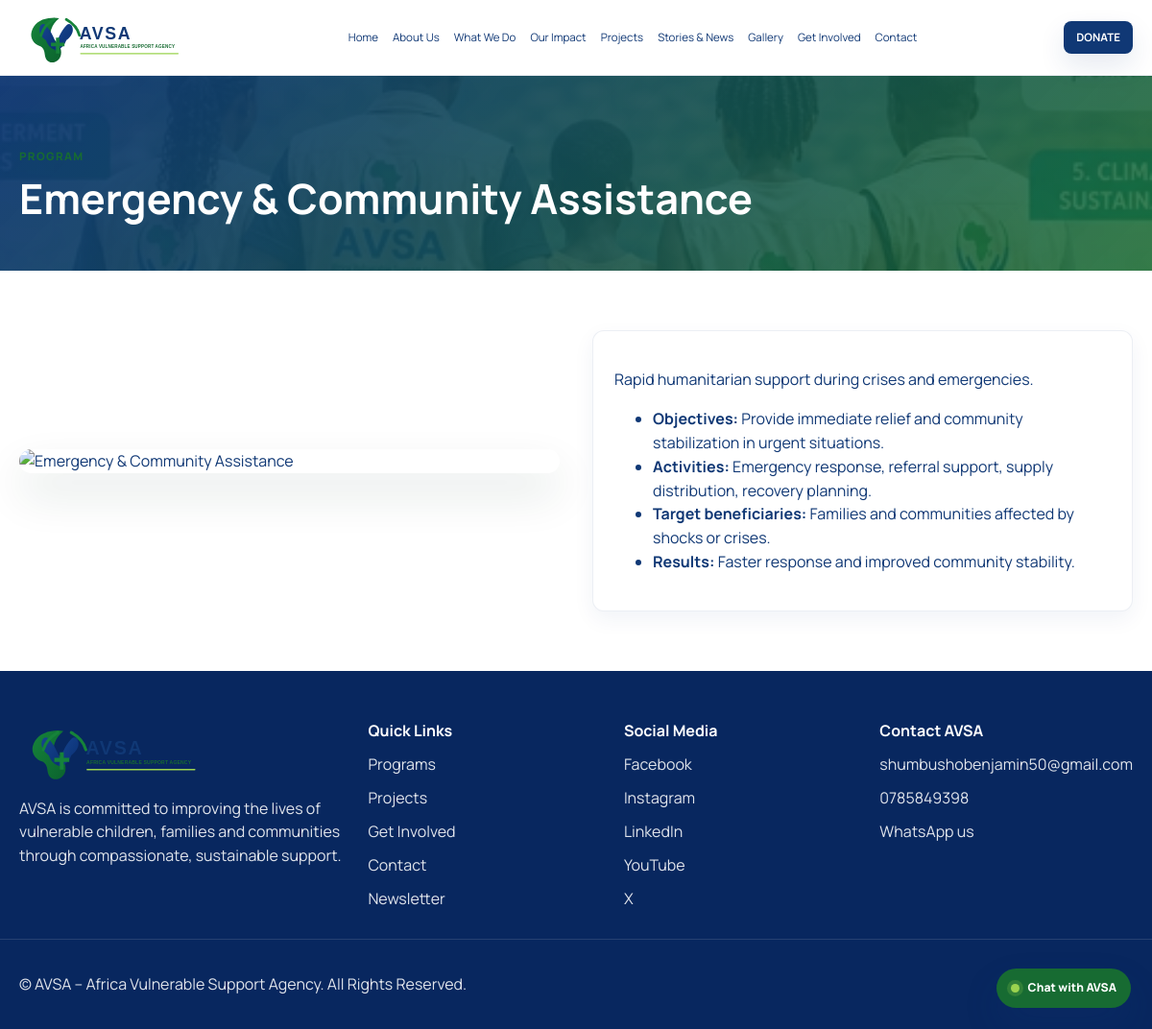
The page /?page=program&id=6 on the database its author committed.
### tables this page shows
CREATE TABLE programs (
    id INT AUTO_INCREMENT PRIMARY KEY,
    title VARCHAR(200) NOT NULL,
    slug VARCHAR(200) NOT NULL UNIQUE,
    icon VARCHAR(100) DEFAULT NULL,
    image VARCHAR(255) DEFAULT NULL,
    description TEXT NOT NULL,
    objectives TEXT,
    activities TEXT,
    target_beneficiaries TEXT,
    results TEXT,
    status ENUM('draft','published') DEFAULT 'published',
    created_at TIMESTAMP DEFAULT CURRENT_TIMESTAMP,
    updated_at TIMESTAMP DEFAULT CURRENT_TIMESTAMP ON UPDATE CURRENT_TIMESTAMP,
    INDEX idx_programs_slug (slug)
);

### includes/helpers.php (called while the page is built, shortened)
<?php
function e($value): string
{
    return htmlspecialchars((string) $value, ENT_QUOTES, 'UTF-8');
}
function communityImage(?string $image, int $variant = 0): string
{
    $filename = $variant % 2 === 0 ? 'Picture3.png' : 'Picture4.png';
    return BASE_URL . '/public/assets/images/' . $filename;
}

### public/views/program.php (the view, shortened to what this page needs)
<?php
$id = (int)($_GET['id'] ?? 0);
$db = getDb();
$program = $db->prepare('SELECT * FROM programs WHERE id = :id LIMIT 1');
$program->execute([':id' => $id]);
$item = $program->fetch();
?>
<section class="page-hero small-hero">
    <div class="container">
        <span class="eyebrow">Program</span>
        <h1><?= e($item['title']) ?></h1>
    </div>
</section>
<section class="section">
    <div class="container two-col">
        <div>
            <img src="<?= e(communityImage($item['image'], (int) $item['id'])) ?>" alt="<?= e($item['title']) ?>" style="border-radius:24px; box-shadow:0 22px 46px rgba(18,61,42,.12); margin-bottom: 20px;">
        </div>
        <div class="info-panel">
            <p><?= e($item['description']) ?></p>
            <ul>
                <li><strong>Objectives:</strong> <?= e($item['objectives']) ?></li>
                <li><strong>Activities:</strong> <?= e($item['activities']) ?></li>
                <li><strong>Target beneficiaries:</strong> <?= e($item['target_beneficiaries']) ?></li>
                <li><strong>Results:</strong> <?= e($item['results']) ?></li>
            </ul>
        </div>
    </div>
</section>
<?php require __DIR__ . '/layout.php'; ?>

### public/assets/css/style.css (style rules this page uses)
:root { --navy: #103875; --navy-deep: #08275f; --green: #176b32; --green-bright: #16833a; --lime: #9bd34f; --green-soft: #eaf5e9; --blue-soft: #eef4fb; --ink: #103875; --muted: #176b32; --white: #ffffff; --shadow: 0 12px 28px rgba(16, 56, 117, 0.11); --shadow-hover: 0 18px 36px rgba(16, 56, 117, 0.17); }
* { box-sizing: border-box; }
html { scroll-behavior: smooth; }
body { margin: 0; font-family: 'Manrope', sans-serif; background: var(--white); color: var(--ink); line-height: 1.55; }
img { max-width: 100%; display: block; }
.container { width: min(1160px, calc(100% - 36px)); margin: 0 auto; }
.section { padding: 62px 0; }
.eyebrow { display: inline-block; letter-spacing: 0.12em; text-transform: uppercase; color: var(--green); font-size: 0.72rem; font-weight: 800; margin-bottom: 11px; }
h1,h2,h3,h4 { margin: 0 0 18px; line-height: 1.1; }
h1 { font-size: clamp(2rem, 3.6vw, 3.45rem); }
.eyebrow + h1 { margin-top: 0; }
.split-grid, .two-col, .contact-grid, .form-grid, .involvement-grid { display: grid; grid-template-columns: 1fr 1fr; gap: 34px; align-items: center; }
.program-card, .project-card, .news-card, .involvement-card, .value-card, .stat-box, .testimonial, .contact-panel, .avsa-form, .info-panel { background: var(--white); border: 1px solid rgba(16,56,117,.08); border-radius: 12px; overflow: hidden; box-shadow: 0 8px 22px rgba(16,56,117,.06); transition: transform .28s ease, box-shadow .28s ease, border-color .28s ease; }
.page-hero { background: linear-gradient(135deg, rgba(16,56,117,.96), rgba(23,107,50,.84)), url('../images/Picture4.png') center/cover no-repeat; color: var(--white); padding: 70px 0 52px; }
.small-hero h1 { margin-bottom: 0; }
.info-panel { padding: 22px; }

### rows shown on the page
programs: title "Emergency & Community Assistance", description "Rapid humanitarian support during crises and emergencies.", objectives "Provide immediate relief and community stabilization in urgent situations.", activities "Emergency response, referral support, supply distribution, recovery planning.", target_beneficiaries "Families and communities affected by shocks or crises.", results "Faster response and improved community stability."
